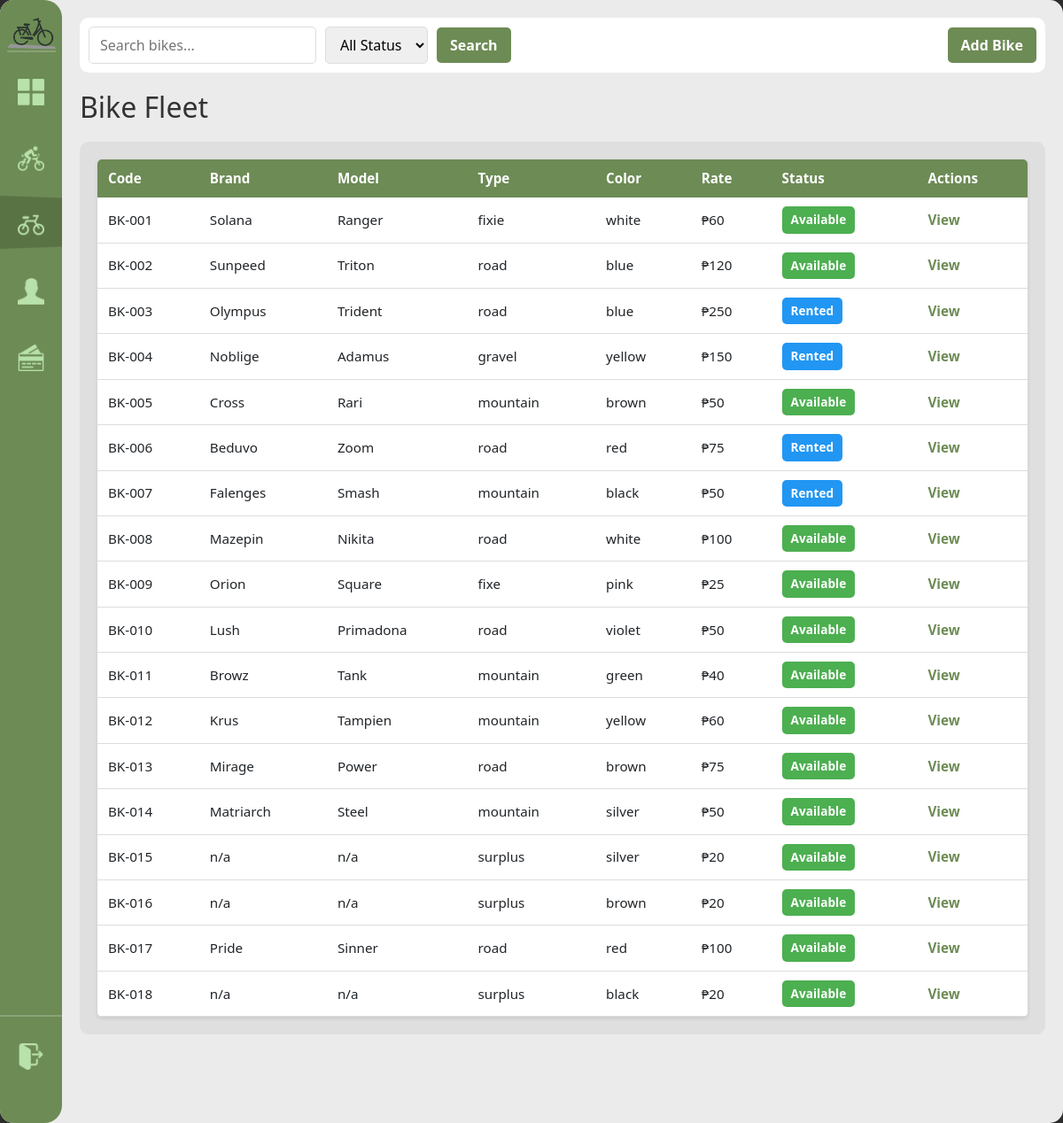
The app's page /bikes (signed in), older data.
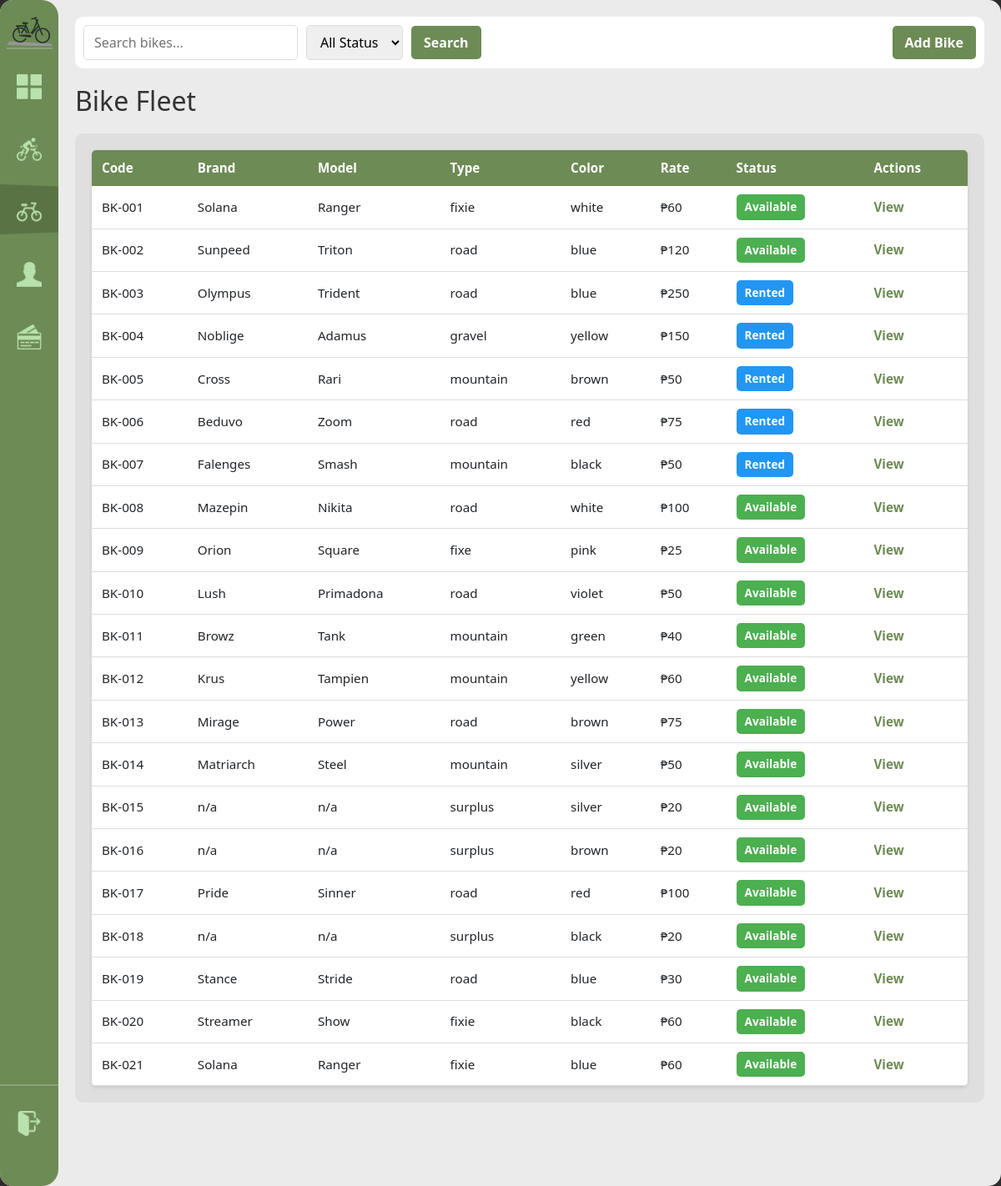
The same page, newer data.
### tables this page shows
CREATE TABLE bike (
            bike_id INTEGER PRIMARY KEY AUTOINCREMENT,
            bike_code TEXT NOT NULL UNIQUE,
            brand TEXT NOT NULL, model TEXT NOT NULL,
            color TEXT NOT NULL,
            bike_rate DECIMAL(8,2) NOT NULL DEFAULT 0,
            type TEXT NOT NULL DEFAULT 'standard',
            status TEXT NOT NULL DEFAULT 'available' CHECK(status IN('available','rented','retired')),
            date_added DATE NOT NULL DEFAULT(date('now','localtime'))
        );

### handlers/bike_routes.py (the view)
@bikes_bp.route('/bikes')
@login_required
def registry():
    search = request.args.get('search', '')
    status = request.args.get('status', 'all')
    all_bikes = database.get().get_all_bikes(search, status)
    next_bike_code = database.get().get_next_bike_code()
    return render_template('bike_registry.html', bikes=all_bikes, search=search, filter_status=status, next_bike_code=next_bike_code)

### app.py (called while the page is built)
def get_sidebar_state():
    return request.cookies.get('sidebarState') == 'expanded'

@app.context_processor
def inject_sidebar_state():
    return dict(sidebar_expanded=get_sidebar_state())

@app.context_processor
def inject_current_staff():
    staff = current_staff()
    return dict(current_staff=staff, is_admin=staff and staff.get("role") == "admin")

### modules/auth.py (called while the page is built)
def login_required(view):
    @wraps(view)
    def wrapped(*args, **kwargs):
        if not session.get("staff_id"):
            return redirect(url_for("login"))
        return view(*args, **kwargs)
    return wrapped

def current_staff():
    if not session.get("staff_id"):
        return None
    return {
        "staff_id": session.get("staff_id"),
        "username": session.get("username"),
        "first_name": session.get("first_name"),
        "last_name": session.get("last_name"),
        "role": session.get("role"),
    }

### modules/database.py (called while the page is built, shortened)
def get():
    if not db: init()
    return db

    def get_all_bikes(self, search="", status="all"):
        q = f"%{search}%"
        query = """
            SELECT * FROM bike
            WHERE bike_code LIKE ?
               OR brand LIKE ?
               OR model LIKE ?
               OR color LIKE ?
            ORDER BY bike_code
        """
        return [dict(r) for r in self.conn.execute(query, (q, q, q, q)).fetchall()]

    def get_next_bike_code(self):
        query = "SELECT bike_code FROM bike WHERE bike_code GLOB 'BK-[0-9]*' ORDER BY CAST(SUBSTR(bike_code, 4) AS INTEGER) DESC LIMIT 1"
        r = self.conn.execute(query).fetchone()
        if not r:
            return 'BK-001'
        last_code = r['bike_code']
        m = re.match(r'^BK-(\d+)$', last_code)
        if not m:
            return 'BK-001'
        next_num = int(m.group(1)) + 1
        width = max(len(m.group(1)), 3)
        return f"BK-{next_num:0{width}d}"

### templates/bike_registry.html (shortened to what this page needs)
{% extends "base.html" %}
{% block content %}
<div class="top-bar">
    <form method="get" class="search-form">
        <input type="text" name="search" placeholder="Search bikes..." value="{{ search }}">
        <select name="status">
            <option value="all" {% if filter_status == 'all' %}selected{% endif %}>All Status</option>
        </select>
        <button type="submit" sound-type="minor">Search</button>
        <button type="button" id="add-bike-btn" class="btn-primary">Add Bike</button>
    </form>
</div>
<h1>Bike Fleet</h1>
<div class="content-grid">
    <div class="scroll-table-container">
        <table>
            <thead>
                <tr>
                <th>Code</th>
                <th>Brand</th>
                <th>Model</th>
                <th>Type</th>
                <th>Color</th>
                <th>Rate</th>
                <th>Status</th>
                <th>Actions</th>
            </tr>
        </thead>
        <tbody>
            {% for bike in bikes %}
            <tr>
                <td>{{ bike['bike_code'] }}</td>
                <td>{{ bike['brand'] }}</td>
                <td>{{ bike['model'] }}</td>
                <td>{{ bike['type'] }}</td>
                <td>{{ bike['color'] }}</td>
                <td>₱{{ bike['bike_rate'] }}</td>
                <td><span class="status-badge status-{{ bike['status'] }}">{{ bike['status'].replace('_', ' ').title() }}</span></td>
                <td><a href="{{ url_for('bikes.bike_detail', bid=bike['bike_id']) }}">View</a></td>
            </tr>
            {% endfor %}
        </tbody>
    </table>
    </div>
</div>
{% endblock %}

### templates/base.html (shortened to what this page needs)
<!DOCTYPE html>
<html lang="en">
<head>
    <link rel="stylesheet" href="{{ url_for('static', filename='modals.css') }}">
    <link rel="stylesheet" href="{{ url_for('static', filename='style.css') }}">
</head>
<body>
    <div class="home-screen">
        <div class="sidebar" expand="{{ 'true' if sidebar_expanded else 'false' }}">
            <img class="sidebar-logo" src="{{url_for('static', filename='assets/imgs/Logo_mini.png') }}" alt="sidebar icon">
            <div class="nav-indicator"></div>
           <div class="nav-items">
                <a href="{{ url_for('home') }}"
                    class="nav-item" data-route="home">
                    <img src="{{ url_for('static', filename='assets/imgs/fsquare_icon.png') }}"   alt="Dashboard">
                </a>
                <a href="{{ url_for('rentals.rentals') }}"
                    class="nav-item" data-route="rentals.rentals">
                    <img src="{{ url_for('static', filename='assets/imgs/current_rent.png') }}"     alt="Rentals">
                </a>
                <a href="{{ url_for('bikes.registry') }}"
                    class="nav-item" data-route="bikes.registry">
                    <img src="{{ url_for('static', filename='assets/imgs/bike_icon.png') }}"       alt="Bikes">
                </a>
                <a href="{{ url_for('customers.customers') }}"
                    class="nav-item" data-route="customers.customers">
                    <img src="{{ url_for('static', filename='assets/imgs/person_icon.png') }}"   alt="Customers">
                </a>
                <a href="{{ url_for('payments.payments') }}"
                    class="nav-item" data-route="payments.payments">
                    <img src="{{ url_for('static', filename='assets/imgs/payments_icon.png') }}"    alt="Payments">
                </a>
            </div>
            <div class="logout-section">
                <a href="{{ url_for('logout') }}"
                    class="logout-btn" data-route="logout" sound-type="major">
                    <img src="{{ url_for('static', filename='assets/imgs/logout_icon.png') }}" alt="Logout">
                </a>
            </div>
        </div>
        <div class="main-content">
            {% block content %}{% endblock %}
        </div>
    </div>

### static/style.css (style rules this page uses)
:root { --primary-green: #6D8B55; --secondary-green: #566d42; --bg-light: #EBEBEB; --white: #FFFFFF; --sidebar-collapsed: 70px; --sidebar-expanded: 165px; }
body { margin: 0; font-family: 'Segoe UI', Tahoma, Geneva, Verdana, sans-serif; background-color: #2C2C2C; }
.home-screen { height: 100vh; width: 100vw; margin: 0 auto; background-color: var(--bg-light); border-radius: 15px; overflow: hidden; position: relative; }
.sidebar { position: absolute; top: 0; left: 0; height: 100%; z-index: 10; background-color: var(--primary-green); width: var(--sidebar-collapsed); display: flex; flex-direction: column; border-top-right-radius: 20px; border-bottom-right-radius: 20px; overflow: hidden; box-sizing: border-box; }
.sidebar-logo { width: 55px; height: auto; margin-top: 20px; margin-left: 10px; border-bottom: 2px solid rgba(255,255,255,0.2); transition: margin 0.211s ease; }
.sidebar[expand="false"] .sidebar-logo { margin-left: auto; margin-right: auto; }
.nav-items { display: flex; flex-direction: column; margin-top: 20px; gap: 15px; position: relative; }
.nav-item-top, .nav-item { display: flex; align-items: center; padding: 10px 0px 20px 20px; color: var(--white); text-decoration: none; font-weight: bold; font-size: 0.9rem; white-space: nowrap; gap: 21px; }
.nav-item img { width: 30px; height: 30px; flex-shrink: 0; pointer-events: none; filter: invert(80%) sepia(20%) saturate(400%) hue-rotate(60deg); }
.logout-section { display: flex; flex-direction: column; margin-top: auto; margin-bottom: 20px; padding-bottom: 20px; border-top: 2px solid rgba(255, 255, 255, 0.2); padding-top: 20px; }
.logout-btn { display: flex; align-items: center; padding: 10px 0px 20px 20px; color: var(--white); text-decoration: none; font-weight: bold; font-size: 0.9rem; white-space: nowrap; gap: 21px; transition: all 0.3s ease; border-radius: 8px; }
.logout-btn img { width: 30px; height: 30px; flex-shrink: 0; pointer-events: none; filter: invert(80%) sepia(20%) saturate(400%) hue-rotate(60deg); }
.nav-indicator { position: absolute; left: 0; width: auto; height: auto; border-left: var(--sidebar-expanded) solid var(--secondary-green); border-top: 6px solid transparent; border-bottom: 6px solid transparent; transition: top 0.3s ease; opacity: 0.6; z-index: 0; }
.sidebar:not(:hover) .nav-indicator, .sidebar[expand="false"] .nav-indicator { transition: opacity 0.3s ease; opacity: 0.8; }
.main-content { padding: 20px; opacity: 1; flex-direction: column; margin-left: var(--sidebar-collapsed); height: 100%; overflow: auto; }
.top-bar { background-color: var(--white); opacity: 1; padding: 10px; border-radius: 10px; margin-bottom: 20px; }
.content-grid { display: flex; flex-grow: 1; opacity: 1; background-color: #DFDFDF; border-radius: 10px; }
.scroll-table-container { width: 100%; overflow-x: auto; overflow-y: auto; max-height: calc(100vh - 260px); padding: 20px; box-sizing: border-box; }
.btn-primary, .btn-secondary, button[type="submit"] { padding: 10px 20px; border: none; border-radius: 5px; cursor: pointer; font-weight: bold; text-decoration: none; display: inline-block; transition: all 0.3s ease; }
.btn-primary, button[type="submit"] { background-color: var(--primary-green); color: white; }
table { width: 100%; border-collapse: collapse; background: white; border-radius: 5px; overflow: hidden; box-shadow: 0 2px 4px rgba(0,0,0,0.1); }
table thead { background-color: var(--primary-green); color: white; }
table th, table td { padding: 10px 12px; text-align: left; font-size: 0.95rem; }
table tbody tr { border-bottom: 1px solid #ddd; }
table a { color: var(--primary-green); text-decoration: none; font-weight: bold; }
.status-badge { display: inline-block; padding: 5px 10px; border-radius: 5px; font-size: 0.85rem; font-weight: bold; }
.status-badge.status-active, .status-badge.status-available { background-color: #4CAF50; color: white; }
.status-badge.status-rented { background-color: #2196F3; color: white; }
.search-form { display: flex; gap: 10px; align-items: center; flex-wrap: wrap; }
.search-form input, .search-form select { padding: 8px 12px; border: 1px solid #ddd; border-radius: 5px; font-family: inherit; }
.search-form button { padding: 8px 15px; background-color: var(--primary-green); color: white; border: none; border-radius: 5px; cursor: pointer; font-weight: bold; }
.search-form .btn-primary { background-color: var(--primary-green); margin-left: auto; }
h1, h2 { color: #333; margin: 10px 0; }
h1 { font-size: 2rem; margin-bottom: 20px; }

Row changes from the older to the newer data that the page shows:
changed bike "BK-005": status "available" → "rented" (drawn); status.replace "Available" → "Rented"
added bike: bike_code "BK-019", brand "Stance", model "Stride", type "road", color "blue", bike_rate "30", status.replace "Available"
added bike: bike_code "BK-020", brand "Streamer", model "Show", type "fixie", color "black", bike_rate "60", status.replace "Available"
added bike: bike_code "BK-021", brand "Solana", model "Ranger", type "fixie", color "blue", bike_rate "60", status.replace "Available"
